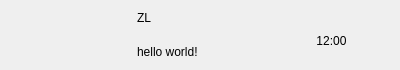
<?xml version="1.0" encoding="UTF-8"?>
<ui version="4.0">
 <class>ChatUserWid</class>
 <widget class="QWidget" name="ChatUserWid">
  <property name="geometry">
   <rect>
    <x>0</x>
    <y>0</y>
    <width>400</width>
    <height>70</height>
   </rect>
  </property>
  <property name="minimumSize">
   <size>
    <width>0</width>
    <height>70</height>
   </size>
  </property>
  <property name="maximumSize">
   <size>
    <width>16777215</width>
    <height>70</height>
   </size>
  </property>
  <property name="windowTitle">
   <string>Form</string>
  </property>
  <layout class="QHBoxLayout" name="horizontalLayout">
   <property name="spacing">
    <number>5</number>
   </property>
   <property name="leftMargin">
    <number>6</number>
   </property>
   <property name="topMargin">
    <number>2</number>
   </property>
   <property name="rightMargin">
    <number>6</number>
   </property>
   <property name="bottomMargin">
    <number>2</number>
   </property>
   <item>
    <widget class="QWidget" name="icon_wid" native="true">
     <property name="minimumSize">
      <size>
       <width>50</width>
       <height>50</height>
      </size>
     </property>
     <property name="maximumSize">
      <size>
       <width>50</width>
       <height>50</height>
      </size>
     </property>
     <layout class="QHBoxLayout" name="horizontalLayout_2">
      <property name="spacing">
       <number>0</number>
      </property>
      <property name="leftMargin">
       <number>0</number>
      </property>
      <property name="topMargin">
       <number>0</number>
      </property>
      <property name="rightMargin">
       <number>0</number>
      </property>
      <property name="bottomMargin">
       <number>0</number>
      </property>
      <item>
       <widget class="QLabel" name="icon_lb">
        <property name="minimumSize">
         <size>
          <width>45</width>
          <height>45</height>
         </size>
        </property>
        <property name="maximumSize">
         <size>
          <width>45</width>
          <height>45</height>
         </size>
        </property>
        <property name="text">
         <string/>
        </property>
       </widget>
      </item>
     </layout>
    </widget>
   </item>
   <item>
    <widget class="QWidget" name="user_info_wid" native="true">
     <property name="maximumSize">
      <size>
       <width>130</width>
       <height>16777215</height>
      </size>
     </property>
     <layout class="QVBoxLayout" name="verticalLayout">
      <property name="leftMargin">
       <number>2</number>
      </property>
      <property name="topMargin">
       <number>2</number>
      </property>
      <property name="rightMargin">
       <number>2</number>
      </property>
      <property name="bottomMargin">
       <number>2</number>
      </property>
      <item>
       <widget class="QLabel" name="user_name_lb">
        <property name="text">
         <string>ZL</string>
        </property>
       </widget>
      </item>
      <item>
       <widget class="QLabel" name="user_chat_lb">
        <property name="maximumSize">
         <size>
          <width>130</width>
          <height>16777215</height>
         </size>
        </property>
        <property name="text">
         <string>hello world!</string>
        </property>
       </widget>
      </item>
     </layout>
    </widget>
   </item>
   <item>
    <widget class="QWidget" name="time_wid" native="true">
     <property name="minimumSize">
      <size>
       <width>50</width>
       <height>50</height>
      </size>
     </property>
     <property name="maximumSize">
      <size>
       <width>50</width>
       <height>50</height>
      </size>
     </property>
     <widget class="QLabel" name="time_lb">
      <property name="geometry">
       <rect>
        <x>-10</x>
        <y>20</y>
        <width>69</width>
        <height>21</height>
       </rect>
      </property>
      <property name="text">
       <string>12:00</string>
      </property>
      <property name="alignment">
       <set>Qt::AlignmentFlag::AlignCenter</set>
      </property>
     </widget>
    </widget>
   </item>
  </layout>
 </widget>
 <resources/>
 <connections/>
</ui>
